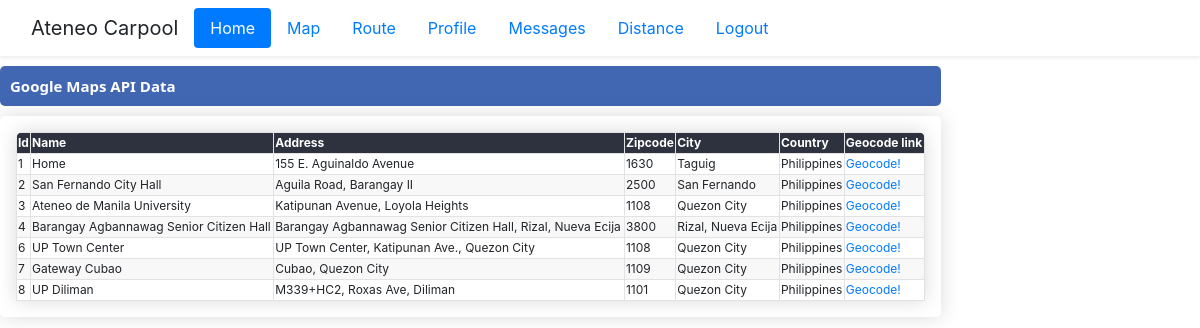
Page /home (signed in) on the committed database.
### project_content/models.py (models this page shows, shortened)
class Locations(models.Model):
    name = models.CharField(max_length=500)
    zipcode = models.CharField(max_length=200, blank=True, null=True)
    city = models.CharField(max_length=200, blank=True, null=True)
    country = models.CharField(max_length=200, blank=True, null=True)
    address = models.CharField(max_length=200, blank=True, null=True)
    created_at = models.DateTimeField(auto_now_add=True, blank=True, null=True)
    edited_at = models.DateTimeField(auto_now=True)
    lat = models.CharField(max_length=200,blank=True, null=True)
    lng = models.CharField(max_length=200,blank=True, null=True)
    place_id = models.CharField(max_length=200,blank=True, null=True)

### project_content/views.py (the view)
# urls.py: path("home", HomeView.as_view(), name='home'),
class HomeView(LoginRequiredMixin, ListView):
    template_name = "project_content/home.html"
    context_object_name = 'mydata'
    model = Locations
    success_url = "/"

### project_content/templates/project_content/home.html
{% extends 'project_content/base.html' %}
{% block content %}
<div class="pageholder">
    <div class="titleholder">
        <div class="title"> Google Maps API Data </div>
    </div>
    <div class="linkholder">
        {% if mydata.count == 0 %}
            <div> No data available </div>
        {% else %}
            <table id="ourtable3" class="myTable m-3">
                <thead>
                    <tr>
                        <th>Id</th>
                        <th>Name</th>
                        <th>Address</th>
                        <th>Zipcode</th>
                        <th>City</th>
                        <th>Country</th>
                        <th>Geocode link</th>
                    </tr>
                </thead>
                <tbody>
                    {% for a in mydata %}
                    <tr>
                        <td> {{a.id}} </td>
                        <td> {{a.name}} </td>
                        <td> {{a.address}} </td>
                        <td> {{a.zipcode}} </td>
                        <td> {{a.city}} </td>
                        <td> {{a.country}} </td>
                        <td> <a href="{% url 'geocoding' a.id %}"> Geocode!</a> </td>
                    </tr>
                    {% endfor%}
                </tbody>
            </table>
        {% endif %}
     </div>
</div>
{% endblock %}

### project_content/static/project_content/main.css (style rules this page uses)
.myTable { font-size: 12px; min-width: 400px; overflow: hidden; border-radius: 7px 7px 0 0; box-shadow: 0 0 20px rgba(0, 0, 0, .15); }
.myTable th { background-color: #2D323E; color: white; font-weight: bold; }
.myTable td, .myTable th { border: 0.01em solid #e3e2e2; }
.myTable tr:nth-child(even) { background-color: #f9f8f8; }
.pageholder, form { display: flex; flex-direction: column; justify-content: center; width: 80%; }
.titleholder, .linkholder { display: flex; margin-top: 10px; width: 98%; border-radius: 5px; }
.titleholder { display: 'flex'; justify-content:'space-between'; background-color: #4267B2; align-items: center; height: 40px; }
.linkholder { box-shadow: 0 0 20px rgba(0, 0, 0, .15); flex-direction: column; }
.title { color: white; margin-left: 10px; font-weight: bold; font-size: 15px; font-family: 'Segoe UI', Tahoma, Geneva, Verdana, sans-serif; }

### rows in the picture
Locations: id "1", name "Home", address "155 E. Aguinaldo Avenue", zipcode "1630", city "Taguig", country "Philippines"
Locations: id "2", name "San Fernando City Hall", address "Aguila Road, Barangay II", zipcode "2500", city "San Fernando", country "Philippines"
Locations: id "3", name "Ateneo de Manila University", address "Katipunan Avenue, Loyola Heights", zipcode "1108", city "Quezon City", country "Philippines"
Locations: id "4", name "Barangay Agbannawag Senior Citizen Hall", address "Barangay Agbannawag Senior Citizen Hall, Rizal, Nueva Ecija", zipcode "3800", city "Rizal, Nueva Ecija", country "Philippines"
Locations: id "6", name "UP Town Center", address "UP Town Center, Katipunan Ave., Quezon City", zipcode "1108", city "Quezon City", country "Philippines"
Locations: id "7", name "Gateway Cubao", address "Cubao, Quezon City", zipcode "1109", city "Quezon City", country "Philippines"
Locations: id "8", name "UP Diliman", address "M339+HC2, Roxas Ave, Diliman", zipcode "1101", city "Quezon City", country "Philippines"
